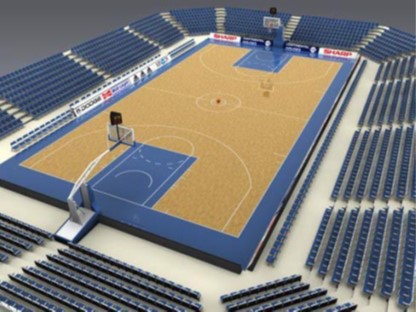
#> input picture tercero/SIUE/robotic_vision/entregas/hw4/basketball_court.jpg, 416 x 312 px, found by its file name
$ python hw4.py
#> lines starting #> are read from the running program, lines starting #| are printed output that depends on the picture
import cv2 as cv2
import numpy as np
import matplotlib.pyplot as plt

"""
Robotic Vision
Homework Set II

Víctor Mira Ramírez
800803577
vmirara@siue.edu
"""

            ##############
            # EXERCISE 1 #
            ##############

"""
(Perspective Rectification) Warp the basketball court from this image
to a new image so that it appears as if the new image was taken from
directly above.
"""
path=r'/home/victor/fisicaua/tercero/SIUE/robotic_vision/entregas/hw4/basketball_court.jpg'

img = cv2.imread(path, cv2.IMREAD_COLOR)
#> img is the input picture: shape (312, 416, 3); mean B, G, R 121, 123.4, 125
RGB_img = cv2.cvtColor(img, cv2.COLOR_BGR2RGB) # translate to rgb

pts1 = np.float32([[210, 41], [343, 62], [239, 237], [19, 164]]) # clockwise starting from NW
pts2 = np.float32([[100, 100], [300, 100], [300, 475], [100, 475]])

# Apply Perspective Transform Algorithm
matrix = cv2.getPerspectiveTransform(pts1, pts2)
result = cv2.warpPerspective(RGB_img, matrix, (400, 575))
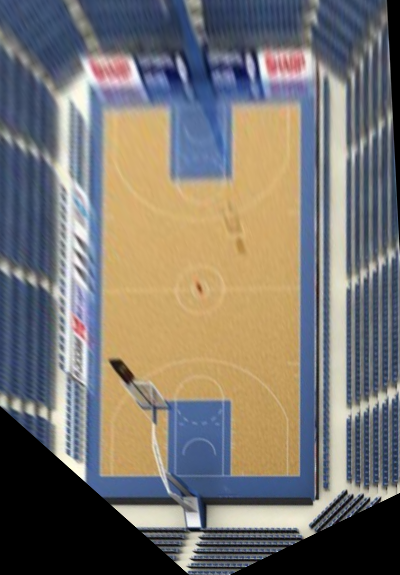
#> result: shape (575, 400, 3); mean R, G, B 121.1, 116.8, 111.6
# added 100px size around the court so that the image is narrower
# the proportion of a basketball court is approximately 1.87

plt.figure()
plt.imshow(result)

plt.figure()
plt.imshow(RGB_img)

plt.show()

$ run again, with tercero/SIUE/robotic_vision/entregas/hw4/original.png saved as tercero/SIUE/robotic_vision/entregas/hw4/basketball_court.jpg
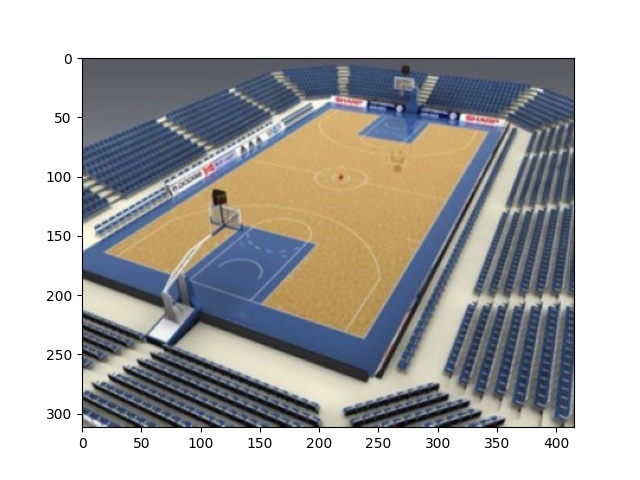
#> input picture tercero/SIUE/robotic_vision/entregas/hw4/original.png, 640 x 480 px, found by its file name
#> img is the input picture: shape (480, 640, 3); mean B, G, R 173.4, 174.8, 175.8
#> `result = cv2.warpPerspective(RGB_img, matrix, (400, 575))`:
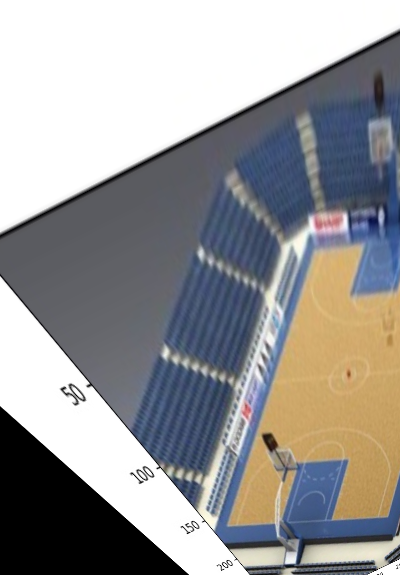
#> result: shape (575, 400, 3); mean R, G, B 152.2, 151.4, 151.8
